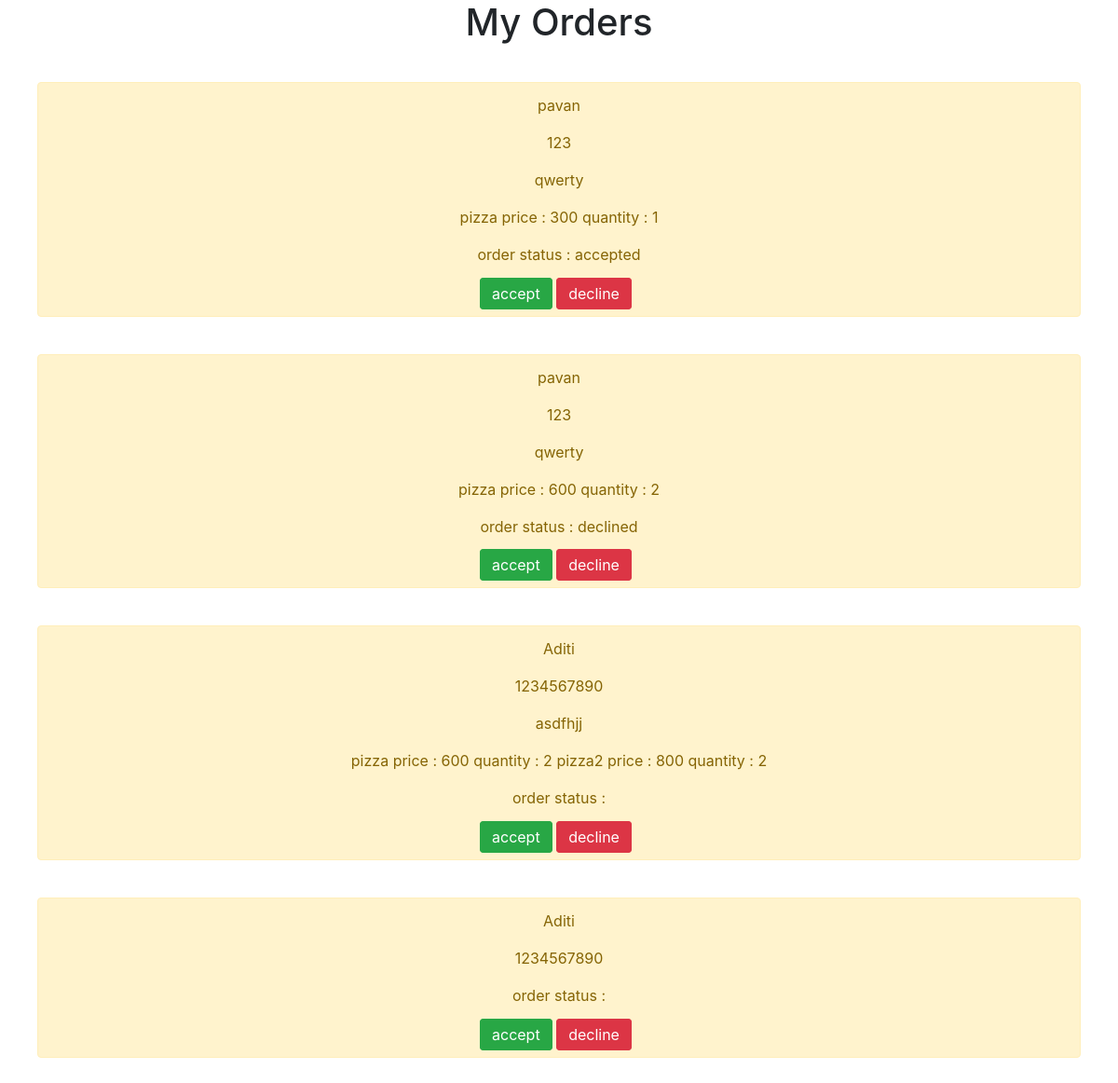
The page /adminorders/ on the database its author committed.
### pizzaapp/models.py (models this page shows)
class OrderModel(models.Model):
	username = models.CharField(max_length = 10)
	phoneno = models.CharField(max_length = 10)
	address = models.CharField(max_length = 10)
	ordereditems = models.CharField(max_length = 10)
	status = models.CharField(max_length = 10)

### pizzaapp/views.py (the view)
# urls.py: path('adminorders/',adminorders),
def adminorders(request):
	orders = OrderModel.objects.all()
	context = {'orders' : orders}
	return render(request,'pizzaapp/adminorders.html',context)

### templates/pizzaapp/adminorders.html
{% extends 'base.html' %}
{% block content %}
<h1 style="text-align: center">My Orders</h1>
{% for order in orders %}
<div style="margin: 40px" class="alert alert-warning" role = "alert">
	<p style="text-align: center;">{{order.username}}</p>
	<p style="text-align: center;">{{order.phoneno}}</p>
	<p style="text-align: center;">{{order.address}}</p>
	<p style="text-align: center;">{{order.ordereditems}}</p>
	<p style="text-align: center;">order status : {{order.status}}</p>
	<div class="container" style="width: 200px;margin: auto">
		<a href="/acceptorder/{{order.id}}/" style="display: inline;" class="btn btn-success">accept</a>
	<a href="/declineorder/{{order.id}}/" style="display: inline" class="btn btn-danger">decline</a>
	</div>
</div>
{% endfor %}
{% endblock %}

### templates/base.html (shortened to what this page needs)
<!DOCTYPE html>
<html>
<head>
	<link rel="stylesheet" href="https://stackpath.bootstrapcdn.com/bootstrap/4.5.0/css/bootstrap.min.css">
</head>
<body>
{% block content %}
{% endblock %}
</body>
</html>

### rows shown on the page
OrderModel: username "pavan", phoneno "123", address "qwerty", ordereditems "pizza price : 300 quantity : 1", status "accepted"
OrderModel: username "pavan", phoneno "123", address "qwerty", ordereditems "pizza price : 600 quantity : 2", status "declined"
OrderModel: username "Aditi", phoneno "1234567890", address "asdfhjj", ordereditems "pizza price : 600 quantity : 2 pizza2 price : 800 quantity : 2"
OrderModel: username "Aditi", phoneno "1234567890"
